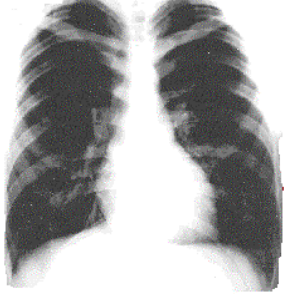
#> input picture medicalpage3a.png, 286 x 294 px
$ python medicalpage3.py
#> lines starting #> are read from the running program, lines starting #| are printed output that depends on the picture; after the words box and inside, x2 and y2 are one past the last pixel; in counts of white or black regions, pixels touching at a corner belong together
import cv2
import numpy as np
import matplotlib.pyplot as plt

# Load the original image and the image with the change
original_image = cv2.imread('medicalpage3a.png', cv2.IMREAD_GRAYSCALE)
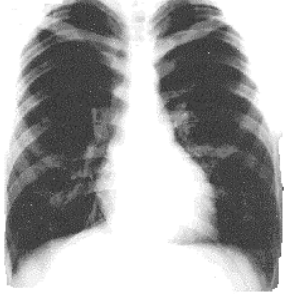
#> original_image: shape (294, 286); min 35, max 255, mean 165.5
changed_image = cv2.imread('medicalpage3b.png', cv2.IMREAD_GRAYSCALE)
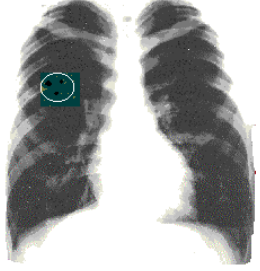
#> input picture medicalpage3b.png, 260 x 271 px
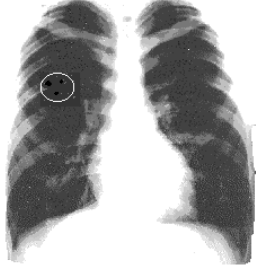
#> changed_image: shape (271, 260); min 0, max 255, mean 169

# Resize the images to have the same dimensions
height = min(original_image.shape[0], changed_image.shape[0])
#> height = 271
width = min(original_image.shape[1], changed_image.shape[1])
#> width = 260
original_image_resized = cv2.resize(original_image, (width, height))
changed_image_resized = cv2.resize(changed_image, (width, height))

# Compute the absolute difference between the images
absolute_difference = np.abs(original_image_resized - changed_image_resized)
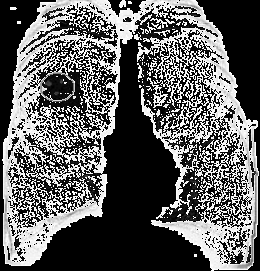
#> absolute_difference: shape (271, 260); min 0, max 255, mean 95.7

# Normalize the absolute difference to [0, 1] range for visualization
normalized_difference = absolute_difference / 255.0  # Normalizing to [0, 1] range

# Threshold the absolute difference for black & white representation
_, binary_difference = cv2.threshold(absolute_difference, 0, 255, cv2.THRESH_BINARY)
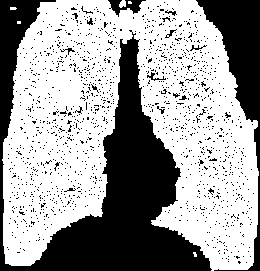
#> binary_difference: shape (271, 260); 62.7% white; 1412 black regions (1397 under 20 px), largest, box (x1, y1, x2, y2) and area: (0, 0, 212, 271) 18465, (196, 0, 260, 271) 4695, (108, 0, 146, 17) 291

# Display the images
plt.figure(figsize=(12, 6))

plt.subplot(1, 4, 1)
plt.imshow(original_image, cmap='gray')
plt.title('original')
plt.axis('off')
plt.subplot(1, 4, 2)
plt.imshow(changed_image_resized, cmap='gray')
plt.title('Changed Image')
plt.axis('off')

plt.subplot(1, 4, 3)
plt.imshow(normalized_difference, cmap='gray')
plt.title('Absolute Difference')
plt.axis('off')

plt.subplot(1, 4, 4)
plt.imshow(binary_difference, cmap='gray')
plt.title('Absolute Difference (Black & White)')
plt.axis('off')


plt.show()
